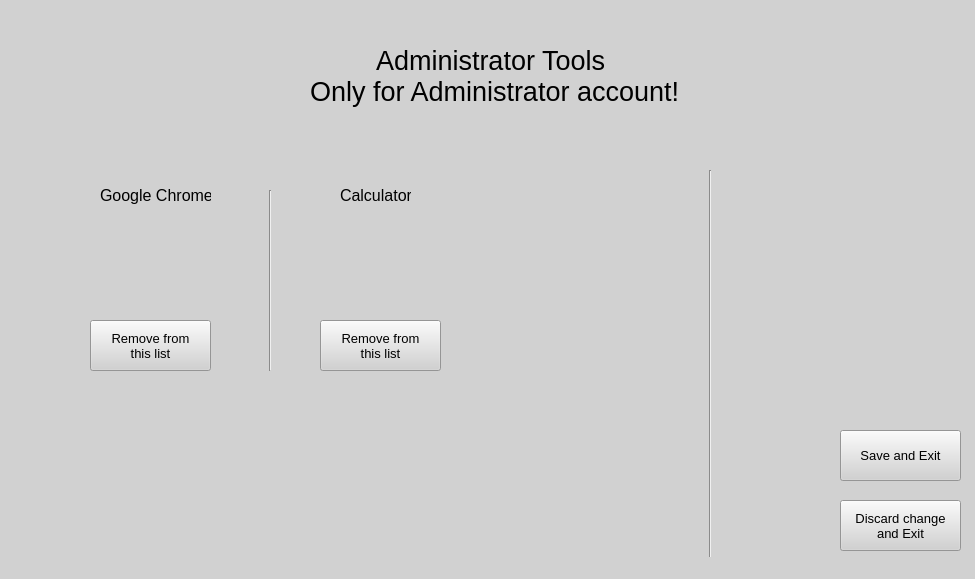
<?xml version="1.0" encoding="UTF-8"?>
<ui version="4.0">
 <class>MainWindow</class>
 <widget class="QMainWindow" name="MainWindow">
  <property name="geometry">
   <rect>
    <x>0</x>
    <y>0</y>
    <width>975</width>
    <height>579</height>
   </rect>
  </property>
  <property name="windowTitle">
   <string>Note for WOW! - Administrator tools</string>
  </property>
  <property name="styleSheet">
   <string notr="true">background-color: rgb(209, 209, 209);</string>
  </property>
  <widget class="QWidget" name="centralwidget">
   <widget class="QLabel" name="label">
    <property name="geometry">
     <rect>
      <x>310</x>
      <y>20</y>
      <width>401</width>
      <height>111</height>
     </rect>
    </property>
    <property name="font">
     <font>
      <pointsize>20</pointsize>
     </font>
    </property>
    <property name="text">
     <string>         Administrator Tools
Only for Administrator account!</string>
    </property>
   </widget>
   <widget class="QLabel" name="label_2">
    <property name="geometry">
     <rect>
      <x>100</x>
      <y>180</y>
      <width>111</width>
      <height>31</height>
     </rect>
    </property>
    <property name="font">
     <font>
      <pointsize>12</pointsize>
     </font>
    </property>
    <property name="text">
     <string>Google Chrome</string>
    </property>
   </widget>
   <widget class="QLabel" name="label_3">
    <property name="geometry">
     <rect>
      <x>60</x>
      <y>210</y>
      <width>181</width>
      <height>101</height>
     </rect>
    </property>
    <property name="text">
     <string/>
    </property>
    <property name="pixmap">
     <pixmap>../Material/Chrome-Logo.png</pixmap>
    </property>
    <property name="scaledContents">
     <bool>true</bool>
    </property>
   </widget>
   <widget class="QPushButton" name="bt_remove1">
    <property name="geometry">
     <rect>
      <x>90</x>
      <y>320</y>
      <width>121</width>
      <height>51</height>
     </rect>
    </property>
    <property name="font">
     <font>
      <pointsize>10</pointsize>
     </font>
    </property>
    <property name="text">
     <string>Remove from
this list</string>
    </property>
   </widget>
   <widget class="QLabel" name="label_4">
    <property name="geometry">
     <rect>
      <x>340</x>
      <y>180</y>
      <width>71</width>
      <height>31</height>
     </rect>
    </property>
    <property name="font">
     <font>
      <pointsize>12</pointsize>
     </font>
    </property>
    <property name="text">
     <string>Calculator</string>
    </property>
   </widget>
   <widget class="QLabel" name="label_5">
    <property name="geometry">
     <rect>
      <x>330</x>
      <y>210</y>
      <width>91</width>
      <height>101</height>
     </rect>
    </property>
    <property name="text">
     <string/>
    </property>
    <property name="pixmap">
     <pixmap>../Material/Windows_Calculator_icon.png</pixmap>
    </property>
    <property name="scaledContents">
     <bool>true</bool>
    </property>
   </widget>
   <widget class="QPushButton" name="bt_remove2">
    <property name="geometry">
     <rect>
      <x>320</x>
      <y>320</y>
      <width>121</width>
      <height>51</height>
     </rect>
    </property>
    <property name="font">
     <font>
      <pointsize>10</pointsize>
     </font>
    </property>
    <property name="text">
     <string>Remove from
this list</string>
    </property>
   </widget>
   <widget class="Line" name="line">
    <property name="geometry">
     <rect>
      <x>260</x>
      <y>190</y>
      <width>20</width>
      <height>181</height>
     </rect>
    </property>
    <property name="orientation">
     <enum>Qt::Vertical</enum>
    </property>
   </widget>
   <widget class="Line" name="line_2">
    <property name="geometry">
     <rect>
      <x>700</x>
      <y>170</y>
      <width>20</width>
      <height>391</height>
     </rect>
    </property>
    <property name="orientation">
     <enum>Qt::Vertical</enum>
    </property>
   </widget>
   <widget class="QPushButton" name="bt_save">
    <property name="geometry">
     <rect>
      <x>840</x>
      <y>430</y>
      <width>121</width>
      <height>51</height>
     </rect>
    </property>
    <property name="font">
     <font>
      <pointsize>10</pointsize>
     </font>
    </property>
    <property name="text">
     <string>Save and Exit</string>
    </property>
   </widget>
   <widget class="QPushButton" name="bt_exit">
    <property name="geometry">
     <rect>
      <x>840</x>
      <y>500</y>
      <width>121</width>
      <height>51</height>
     </rect>
    </property>
    <property name="font">
     <font>
      <pointsize>10</pointsize>
     </font>
    </property>
    <property name="text">
     <string>Discard change
and Exit</string>
    </property>
   </widget>
  </widget>
  <widget class="QStatusBar" name="statusbar"/>
 </widget>
 <resources/>
 <connections/>
</ui>
